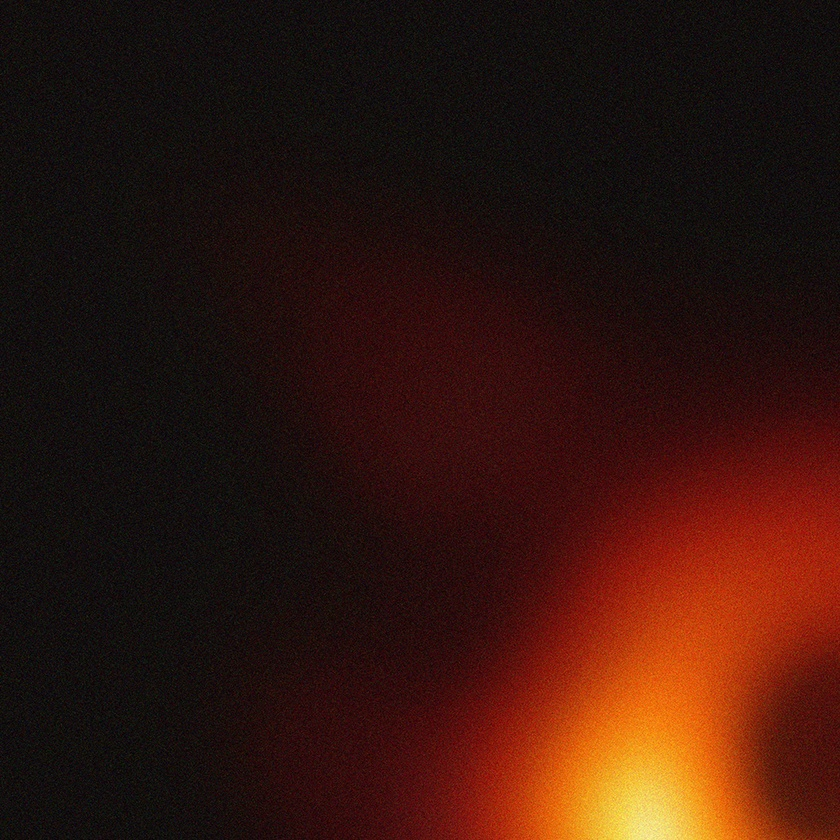
#> input picture Assignment 29/tamrin/2/inputs/1/4.jpg, 840 x 840 px, shrunk from 1000 x 1000 before the run, given in place of 4.png, which was not available
$ jupyter execute main4.ipynb
#> lines starting #> are read from the running program, lines starting #| are printed output that depends on the picture; pictures that were not available may be replaced by others from this repository, and a replacement may not be noted
[cell 1]
import cv2
import matplotlib.pyplot as plt

[cell 2]
image_low_contrast = cv2.imread("input/4.png",0)
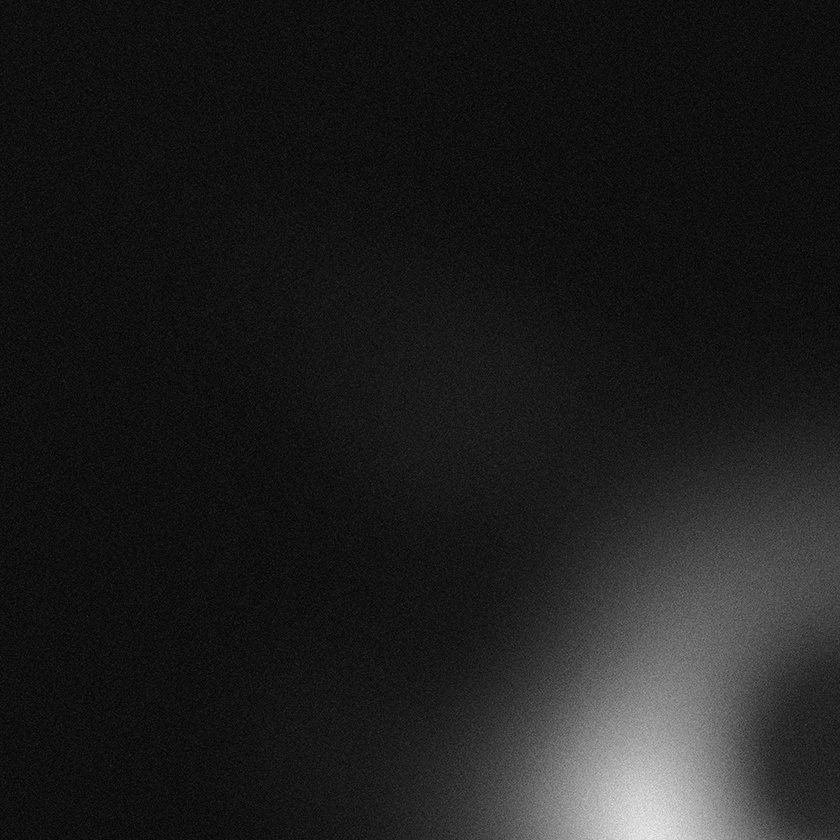
#> image_low_contrast: shape (840, 840); min 0, max 239, mean 29.7

[cell 3]
hist = cv2.calcHist([image_low_contrast], [0], None, [256], [0, 256])
#> hist = 256 values, max 36656 at index 16, min 0 at index 237, mean 2756.2

[cell 4]
plt.plot(hist)
plt.show()
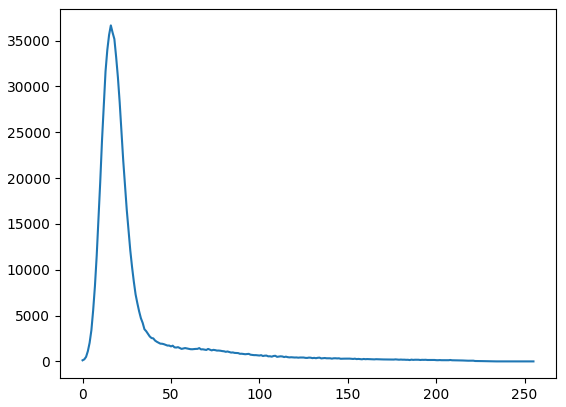
#> figure drawn by matplotlib, 1 panel; curve peaks at x = 16, y = 36656

[cell 5]
image_high_contrast = cv2.equalizeHist(image_low_contrast)
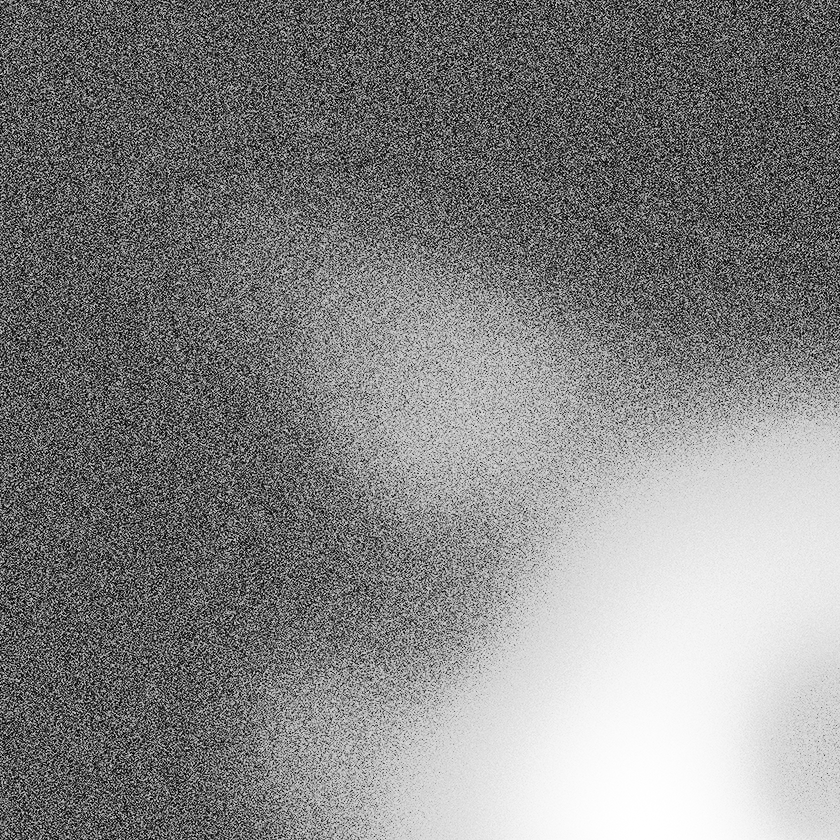
#> image_high_contrast: shape (840, 840); min 0, max 255, mean 131.3

cv2.imwrite("output assignment_32/f1_result_4.png", image_high_contrast)
#> Out = True

[cell 6]
hist = cv2.calcHist([image_high_contrast], [0], None, [256], [0, 256])
#> hist = 256 values, max 36656 at index 93, min 0 at index 2, mean 2756.2
plt.plot(hist)
plt.show()
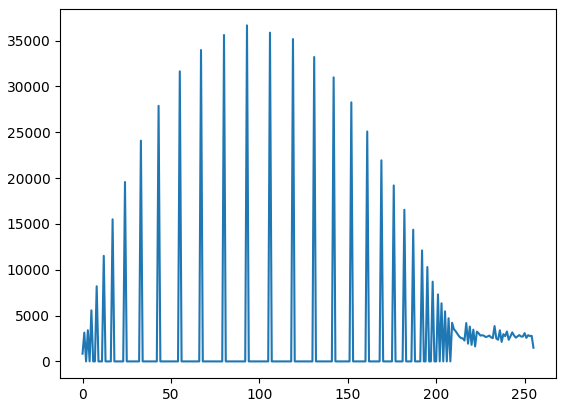
#> figure drawn by matplotlib, 1 panel; curve peaks at x = 93, y = 36656
